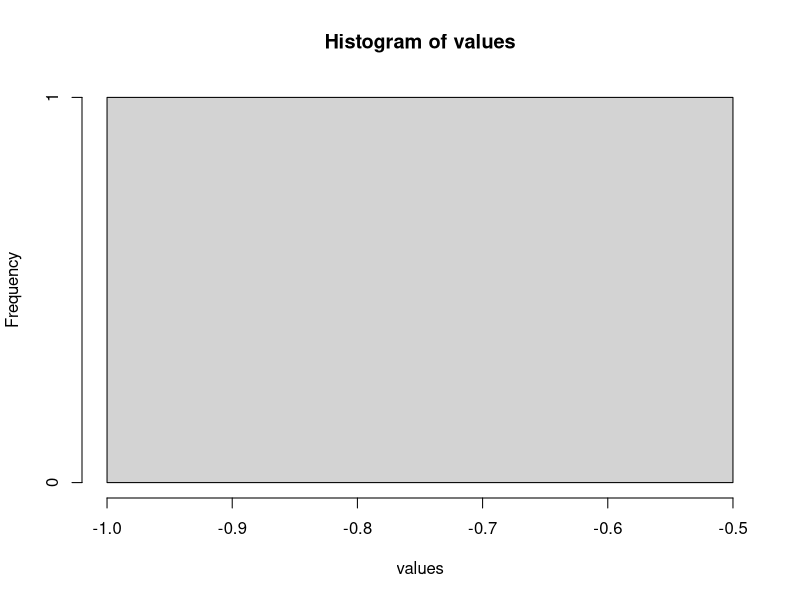

Reproduce this figure in R. (Note: this script raises an error after producing the figure.)
# Método Polar para uma ocorrênica ---------------------------------------------

#  Vamos gerar duas variáveis independentes U_1 e U_2 com distribuição U(0,1),
# utilizando os geradores implementados no R.

# Escolhendo o gerador:
RNGkind("Mersenne-Twister")
# Definindo a semente de geração:
# set.seed(21)
#  Não da para fixar uma semente de geração direito porque não teriamos como 
# gerar novos valores no caso em que w > 1.

# Gerando os valores da variáveis aleatórias uniformes
U_1 <- runif(1)
U_2 <- runif(1)

# Calculando as transformações do passo (2)
x <- 2 * U_1 - 1
y <- 2 * U_2 - 1

# Gerando os valores das variáveis aleatórias gaussianas
w <- x**2 + y**2

# Verificando se w > 1
if(w > 1){
  U_1 <- runif(1)
  U_2 <- runif(1)
  
  x <- 2 * U_1 - 1
  y <- 2 * U_2 - 1
  
  w <- x**2 + y**2
} else{
  Z_1 <- sqrt((- 2 * log(w))/w)*x
  Z_2 <- sqrt((- 2 * log(w))/w)*y
}

# Gerando múltiplas ocorrências

gerador_polar <- function(n){
  
  # criando alguns vetores para armazenar os resutados
  w <- c()
  x <- c()
  y <- c()
  
  # gerando os valores para uma amostra de tamanho n
  for(i in 1:n){
    U_1 <- runif(1)
    U_2 <- runif(1)
    
    x_temp <- 2 * U_1 - 1
    y_temp <- 2 * U_2 - 1
    
    w_temp <- x_temp**2 + y_temp**2
    
  # Verificando a condição de w > 1
    while(w_temp > 1){
      U_1 <- runif(1)
      U_2 <- runif(1)
      
      x_temp <- 2 * U_1 - 1
      y_temp <- 2 * U_2 - 1
      
      w_temp <- x_temp**2 + y_temp**2
    }
    
    x[i] <- x_temp
    y[i] <- y_temp
    w[i] <- w_temp
  }
  
  # Dividindo o tamanho amostra igualmente para cada transformação
  if(n %% 2 == 0){
    w_1 <- w[1:(n / 2)]
    w_2 <- w[(n / 2 + 1):n]
    x_1 <- x[1:(n / 2)]
    x_2 <- x[(n / 2 + 1):n]
    y_1 <- y[1:(n / 2)]
    y_2 <- y[(n / 2 + 1):n]
  }
  else{
    w_1 <- w[1:(n %/% 2)]
    w_2 <- w[(n %/% 2 + 1):n]
    x_1 <- x[1:(n %/% 2)]
    x_2 <- x[(n %/% 2 + 1):n]
    y_1 <- y[1:(n %/% 2)]
    y_2 <- y[(n %/% 2 + 1):n]
  }
  
  # Calculando os valores da variáveis gaussianas 
    Z_1 <- sqrt(- 2 * log(w_1) / w_1) * x_1
    Z_2 <- sqrt(- 2 * log(w_2) / w_2) * y_2
  
    
  # Juntando os valores em um único vetor
  if(n == 1){ # Forçando o retorno de apenas um valor quando n = 1
    Z <- c(Z_1)
  }
  else{
    Z <- c(Z_1, Z_2)
  }
    
  return(Z)
}

# Testando a função

values <- gerador_polar(1)

# Null hypothesis: The sample was generated from a normal distribution
hist(values)
shapiro.test(values)

#### ---------------------------------------------------------------------- ####